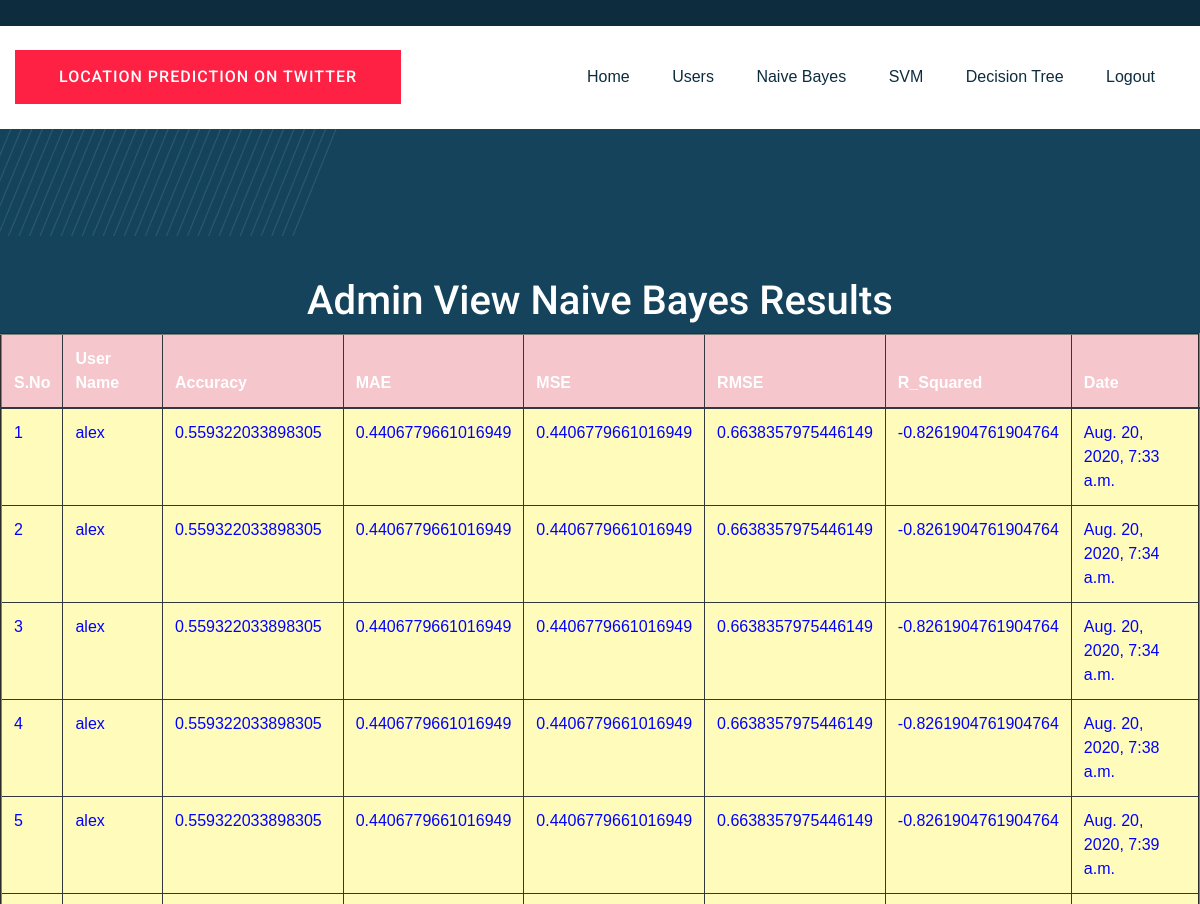
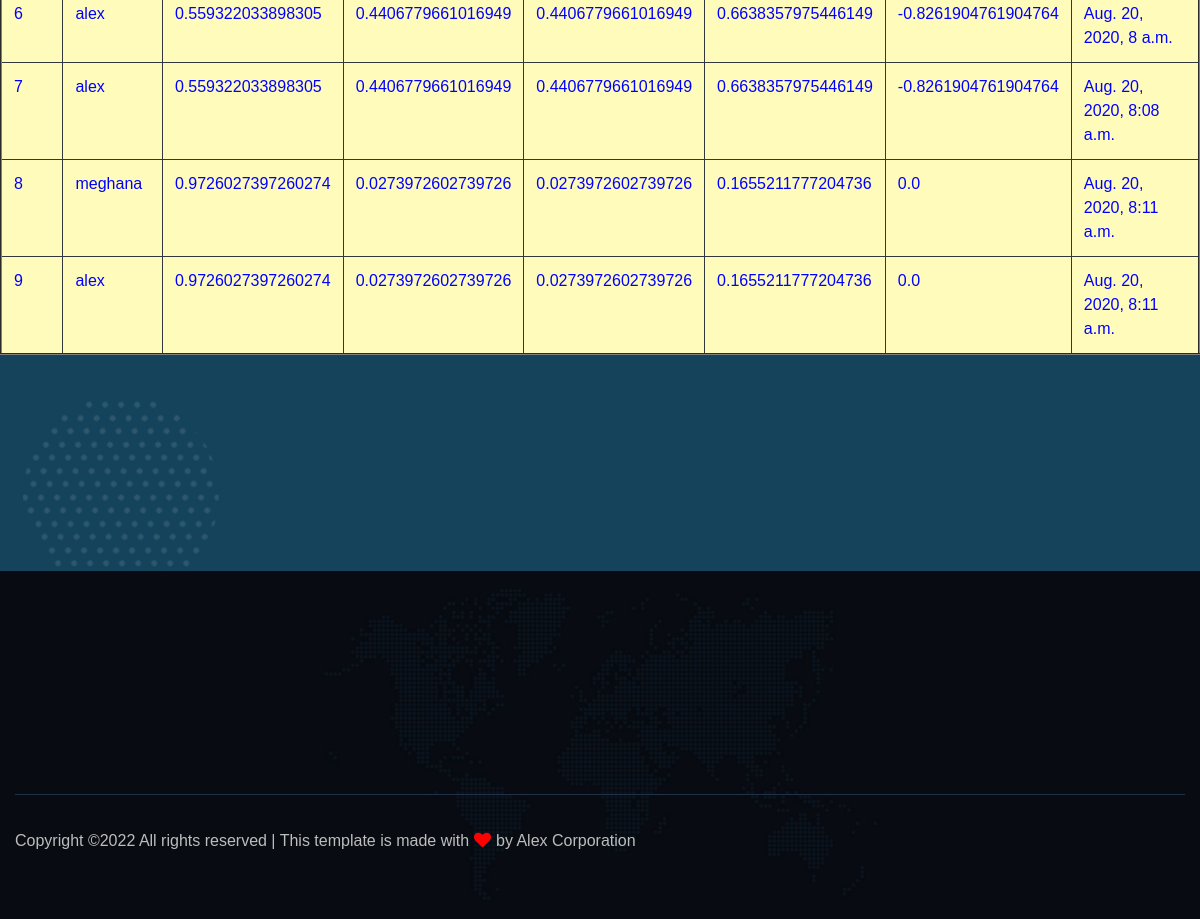
Screenshot of /AdminNaiveBayes/ with the database file from the repository (2 pictures, top to bottom).
### users/models.py (models this page shows, shortened)
class UserAlgorithmResultsModel(models.Model):
    username = models.CharField(max_length=100)
    algorithmname = models.CharField(max_length=100)
    accuracy = models.FloatField()
    mae = models.FloatField()
    mse = models.FloatField()
    rmse = models.FloatField()
    r_squared = models.FloatField()
    cdate = models.DateTimeField(auto_now_add=True)
    class Meta:
        db_table = "AlgorithmResults"

### admins/views.py (the view)
# urls.py: path("AdminNaiveBayes/", admins.AdminNaiveBayes, name="AdminNaiveBayes"),
def AdminNaiveBayes(request):
    data = UserAlgorithmResultsModel.objects.filter(algorithmname="Naive Bayes")
    return render(request,'admins/AdminNaiveBayes.html',{'data':data})

### assets/templates/admins/AdminNaiveBayes.html
{%extends 'admins/adminbase.html'%}
{%load static%}
{%block contents%}
    <div class="testimonial-area testimonial-padding" data-background="{%static 'img/gallery/section_bg04.jpg'%}">
        <div class="container ">
            <div class="row d-flex justify-content-center">
                                   <h1><font color="WHITE">Admin View Naive Bayes Results</font></h1>
                                         <table border="2px" class="table table-hover table-dark">
                    <thead>
                    <tr class="table-danger">
                        <th scope="col">S.No</th>
                        <th scope="col">User Name</th>
                        <th scope="col">Accuracy</th>
                        <th scope="col">MAE</th>
                        <th scope="col">MSE</th>
                        <th scope="col">RMSE</th>
                        <th scope="col">R_Squared</th>
                        <th scope="col">Date</th>
                    </tr>
                    </thead>
                    <tbody>
                    {% for i in data %}
                    <tr scope="row" style="color: BLUE; background-color:#FFFCBB">
                        <td>{{forloop.counter}}</td>
                        <td>{{i.username}}</td>
                        <td>{{i.accuracy}}</td>
                        <td>{{i.mae}}</td>
                        <td>{{i.mse}}</td>
                        <td>{{i.rmse}}</td>
                        <td>{{i.r_squared}}</td>
                        <td>{{i.cdate}}</td>
                    </tr>
                    {% endfor %}
                    </tbody>
                </table>
            </div>
        </div>
    </div>
{%endblock%}

### assets/templates/admins/adminbase.html (shortened to what this page needs)
<!doctype html>
{%load static%}
<html class="no-js" lang="zxx">
<head>
	<link rel="stylesheet" href="{%static 'css/bootstrap.min.css'%}">
	<link rel="stylesheet" href="{%static 'css/owl.carousel.min.css'%}">
	<link rel="stylesheet" href="{%static 'css/slicknav.css'%}">
	<link rel="stylesheet" href="{%static 'css/flaticon.css'%}">
	<link rel="stylesheet" href="{%static 'css/animate.min.css'%}">
	<link rel="stylesheet" href="{%static 'css/magnific-popup.css'%}">
	<link rel="stylesheet" href="{%static 'css/fontawesome-all.min.css'%}">
	<link rel="stylesheet" href="{%static 'css/themify-icons.css'%}">
	<link rel="stylesheet" href="{%static 'css/slick.css'%}">
	<link rel="stylesheet" href="{%static 'css/nice-select.css'%}">
	<link rel="stylesheet" href="{%static 'css/style.css'%}">
</head>
<body class="body-bg">
<header>
    <div class="header-area">
        <div class="main-header ">
            <div class="header-top d-none d-lg-block">
            </div>
            <div class="header-bottom  header-sticky">
                <div class="container">
                    <div class="row align-items-center">
                        <div class="col-xl-2 col-lg-2">
                            <div class="logo">
                               <a href="about.html" class="btn post-btn">Location Prediction on Twitter</a>
                            </div>
                        </div>
                        <div class="col-xl-10 col-lg-10">
                            <div class="menu-wrapper  d-flex align-items-center justify-content-end">
                                <div class="main-menu d-none d-lg-block">
                                    <nav>
                                        <ul id="navigation">
                                            <li><a href="{%url 'AdminHome'%}">Home</a></li>
                                            <li><a href="{%url 'ViewRegisteredUsers'%}">Users</a></li>
                                            <li><a href="{%url 'AdminNaiveBayes'%}">Naive Bayes</a></li>
                                            <li><a href="{%url 'AdminSVM'%}">SVM</a></li>
                                             <li><a href="{%url 'AdminDecisionTree'%}">Decision Tree</a></li>
                                            <li><a href="{%url 'logout'%}">Logout</a></li>
                                        </ul>
                                    </nav>
                                </div>
                            </div>
                        </div>
                        <div class="col-12">
                        </div>
                    </div>
                </div>
            </div>
        </div>
    </div>
</header>
<main>
    {%block contents%}
    {%endblock%}
</main>
<footer>
    <div class="footer-area section-bg" data-background="{%static 'img/gallery/footer_bg.jpg'%}">
        <div class="container">
            <div class="footer-top footer-padding">
            </div>
            <div class="footer-bottom">
                <div class="row d-flex justify-content-between align-items-center">
                    <div class="col-xl-9 col-lg-8">
                        <div class="footer-copy-right">
                            <p>
  Copyright &copy;<script>document.write(new Date().getFullYear());</script> All rights reserved | This template is made with <i class="fa fa-heart" aria-hidden="true"></i> by Alex Corporation
  </p>
                        </div>
                    </div>
                </div>
            </div>
        </div>
    </div>
</footer>
    </body>
</html>

### rows the page displays
UserAlgorithmResultsModel: username "alex", accuracy "0.559322033898305", mae "0.4406779661016949", mse "0.4406779661016949", rmse "0.6638357975446149", r_squared "-0.8261904761904764", cdate "Aug. 20, 2020, 7:33 a.m."
UserAlgorithmResultsModel: username "alex", accuracy "0.559322033898305", mae "0.4406779661016949", mse "0.4406779661016949", rmse "0.6638357975446149", r_squared "-0.8261904761904764", cdate "Aug. 20, 2020, 7:34 a.m."
UserAlgorithmResultsModel: username "alex", accuracy "0.559322033898305", mae "0.4406779661016949", mse "0.4406779661016949", rmse "0.6638357975446149", r_squared "-0.8261904761904764", cdate "Aug. 20, 2020, 7:34 a.m."
UserAlgorithmResultsModel: username "alex", accuracy "0.559322033898305", mae "0.4406779661016949", mse "0.4406779661016949", rmse "0.6638357975446149", r_squared "-0.8261904761904764", cdate "Aug. 20, 2020, 7:38 a.m."
UserAlgorithmResultsModel: username "alex", accuracy "0.559322033898305", mae "0.4406779661016949", mse "0.4406779661016949", rmse "0.6638357975446149", r_squared "-0.8261904761904764", cdate "Aug. 20, 2020, 7:39 a.m."
UserAlgorithmResultsModel: username "alex", accuracy "0.559322033898305", mae "0.4406779661016949", mse "0.4406779661016949", rmse "0.6638357975446149", r_squared "-0.8261904761904764", cdate "Aug. 20, 2020, 8 a.m."
UserAlgorithmResultsModel: username "alex", accuracy "0.559322033898305", mae "0.4406779661016949", mse "0.4406779661016949", rmse "0.6638357975446149", r_squared "-0.8261904761904764", cdate "Aug. 20, 2020, 8:08 a.m."
UserAlgorithmResultsModel: username "meghana", accuracy "0.9726027397260274", mae "0.0273972602739726", mse "0.0273972602739726", rmse "0.1655211777204736", r_squared "0.0", cdate "Aug. 20, 2020, 8:11 a.m."
UserAlgorithmResultsModel: username "alex", accuracy "0.9726027397260274", mae "0.0273972602739726", mse "0.0273972602739726", rmse "0.1655211777204736", r_squared "0.0", cdate "Aug. 20, 2020, 8:11 a.m."
